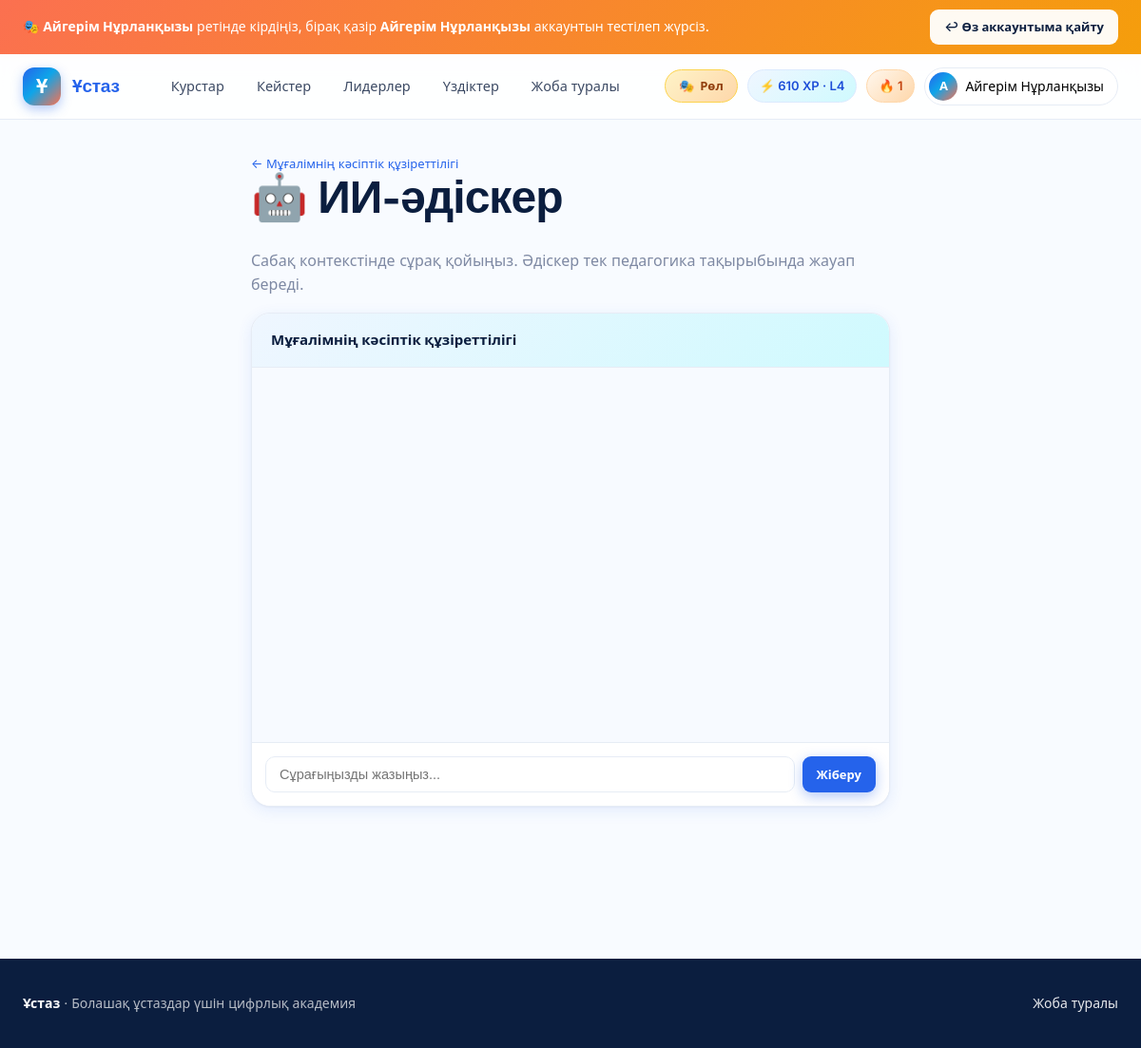
The page /ai/tutor/220/ (signed in) on the database its author committed.
### accounts/models.py (models this page shows, shortened)
class User(AbstractUser):
    class Role(models.TextChoices):
        STUDENT = "student", "Студент"
        METHODIST = "methodist", "Методист"
        ADMIN = "admin", "Әкімші"
    email = models.EmailField(blank=True)
    role = models.CharField(max_length=16, choices=Role.choices, default=Role.STUDENT)
    avatar = models.ImageField(upload_to="avatars/", blank=True, null=True)
    bio = models.TextField(blank=True)
    university = models.ForeignKey(
        University, on_delete=models.SET_NULL, null=True, blank=True, related_name="students"
    )
    region = models.ForeignKey(
        Region, on_delete=models.SET_NULL, null=True, blank=True, related_name="users"
    )
    specialty = models.ForeignKey(
        Specialty, on_delete=models.SET_NULL, null=True, blank=True, related_name="users"
    )
    year_of_study = models.PositiveSmallIntegerField(null=True, blank=True)
    locale = models.CharField(max_length=8, default="kk")
    is_profile_public = models.BooleanField(default=True)
    last_seen = models.DateTimeField(null=True, blank=True)
    REQUIRED_FIELDS = []
    @property
    def display_name(self):
        return self.get_full_name() or self.username

### gamification/models.py (models this page shows, shortened)
class Profile(models.Model):
    user = models.OneToOneField(
        settings.AUTH_USER_MODEL, on_delete=models.CASCADE, related_name="gprofile"
    )
    xp = models.PositiveIntegerField(default=0)
    level = models.PositiveSmallIntegerField(default=1)
    weekly_xp = models.PositiveIntegerField(default=0)
    monthly_xp = models.PositiveIntegerField(default=0)
    last_week_reset = models.DateField(null=True, blank=True)
    last_month_reset = models.DateField(null=True, blank=True)

class Streak(models.Model):
    user = models.OneToOneField(
        settings.AUTH_USER_MODEL, on_delete=models.CASCADE, related_name="streak"
    )
    current = models.PositiveIntegerField(default=0)
    longest = models.PositiveIntegerField(default=0)
    last_activity_date = models.DateField(null=True, blank=True)
    freezes_available = models.PositiveSmallIntegerField(default=2)
    freezes_used_month = models.PositiveSmallIntegerField(default=0)
    month_marker = models.DateField(null=True, blank=True)

### courses/models.py (models this page shows, shortened)
class Lesson(models.Model):
    module = models.ForeignKey(Module, on_delete=models.CASCADE, related_name="lessons")
    title = models.CharField(max_length=255)
    slug = models.SlugField(max_length=255)
    order = models.PositiveSmallIntegerField(default=0)
    summary = models.CharField(max_length=400, blank=True)
    content = models.JSONField(default=list, blank=True)
    video = models.FileField(upload_to="lessons/videos/", blank=True, null=True)
    video_url = models.URLField(blank=True, help_text="Сыртқы видео сілтемесі (YouTube және т.б.)")
    duration_minutes = models.PositiveSmallIntegerField(default=10)
    is_free_preview = models.BooleanField(default=False)
    created_at = models.DateTimeField(auto_now_add=True)
    updated_at = models.DateTimeField(auto_now=True)
    class Meta:
        ordering = ["order", "id"]
        unique_together = [("module", "slug")]
    def get_absolute_url(self):
        return reverse(
            "courses:lesson",
            args=[self.module.course.slug, self.module.id, self.slug],
        )

### aitutor/views.py (the view)
# urls.py: path("tutor/<int:lesson_id>/", views.tutor_panel, name="tutor"),
@login_required
def tutor_panel(request, lesson_id):
    lesson = get_object_or_404(Lesson, pk=lesson_id)
    history = TutorMessage.objects.filter(
        user=request.user, lesson=lesson
    ).order_by("created_at")[:50]
    return render(
        request,
        "aitutor/panel.html",
        {"lesson": lesson, "history": history},
    )

### templates/aitutor/panel.html (shortened to what this page needs)
{% extends "base.html" %}
{% block content %}
<div class="container" style="max-width: 720px;">
  <div class="small muted"><a href="{{ lesson.get_absolute_url }}">← {{ lesson.title }}</a></div>
  <h1>🤖 ИИ-әдіскер</h1>
  <p class="muted">Сабақ контекстінде сұрақ қойыңыз. Әдіскер тек педагогика тақырыбында жауап береді.</p>
  <div class="tutor-panel" x-data="tutor({{ lesson.id }})">
    <div class="tutor-header">
      <strong>{{ lesson.title }}</strong>
    </div>
    <div class="tutor-feed" x-ref="feed">
    </div>
    <form class="tutor-input" @submit.prevent="send()">
      <input x-model="draft" :disabled="busy" placeholder="Сұрағыңызды жазыңыз..." required>
      <button class="btn btn-primary btn-sm" :disabled="busy || !draft.trim()">
        <span x-show="!busy">Жіберу</span>
      </button>
    </form>
  </div>
</div>
{% endblock %}

### templates/base.html (shortened to what this page needs)
{% load static humanize %}<!DOCTYPE html>
<html lang="kk">
<head>
<link rel="stylesheet" href="{% static 'css/app.css' %}">
</head>
<body class="bg-cream">
{% if IMPERSONATING %}
<div class="impersonate-bar">
  <div class="container impersonate-inner">
    <span>
      🎭 <strong>{{ IMPERSONATOR.display_name }}</strong> ретінде кірдіңіз,
      бірақ қазір <strong>{{ user.display_name }}</strong> аккаунтын тестілеп жүрсіз.
    </span>
    <a class="btn btn-sm btn-ghost" href="{% url 'accounts:exit_become' %}">↩ Өз аккаунтыма қайту</a>
  </div>
</div>
{% endif %}
<header class="topbar" x-data="{mobileOpen: false}">
  <div class="container topbar-inner">
    <a href="{% url 'core:landing' %}" class="brand">
      <span class="brand-mark">Ұ</span>
      <span class="brand-name">{{ PLATFORM_NAME }}</span>
    </a>
    <nav class="nav" :class="{'is-open': mobileOpen}" @click="mobileOpen = false">
      <a href="{% url 'courses:catalog' %}">Курстар</a>
      <a href="{% url 'assessments:cases' %}">Кейстер</a>
      <a href="{% url 'gamification:leaderboard' %}">Лидерлер</a>
      <a href="{% url 'social:best_solutions' %}">Үздіктер</a>
      <a href="{% url 'core:about' %}">Жоба туралы</a>
    </nav>
    <div class="nav-right">
      {% if ROLE_SWITCHER_USERS %}
        <div class="usermenu" x-data="{open:false}">
          <button class="role-switcher-btn" @click="open=!open" title="Тестілеу үшін рөл ауыстыру">
            🎭 <span class="role-switcher-label">Рөл</span>
          </button>
        </div>
      {% endif %}
      {% if user.is_authenticated %}
        {% if user.gprofile %}<span class="xp-pill">⚡ {{ user.gprofile.xp|intcomma }} XP · L{{ user.gprofile.level }}</span>{% endif %}
        {% if user.streak %}<span class="streak-pill">🔥 {{ user.streak.current }}</span>{% endif %}
        <div class="usermenu" x-data="{open:false}">
          <button class="usermenu-btn" @click="open=!open">
            {% if user.avatar %}<img src="{{ user.avatar.url }}" alt="">{% else %}<span class="avatar-fallback">{{ user.display_name|slice:":1"|upper }}</span>{% endif %}
            <span>{{ user.display_name }}</span>
          </button>
        </div>
      {% else %}
        <a class="btn btn-ghost" href="{% url 'accounts:login' %}">Кіру</a>
        <a class="btn btn-primary" href="{% url 'accounts:signup' %}">Тіркелу</a>
      {% endif %}
    </div>
  </div>
</header>
<main class="main">
  {% block content %}{% endblock %}
</main>
<footer class="footer">
  <div class="container footer-inner">
    <div>
      <strong>{{ PLATFORM_NAME }}</strong> · {{ PLATFORM_TAGLINE }}
    </div>
    <div>
      <a href="{% url 'core:about' %}">Жоба туралы</a>
    </div>
  </div>
</footer>
</body>
</html>

### rows shown on the page
User: display_name "Айгерім Нұрланқызы", gprofile.xp "610", gprofile.level "4", streak.current "1", display_name "А"
Lesson: title "Мұғалімнің кәсіптік құзіреттілігі"

### other values the page prints
{{ PLATFORM_NAME }} "Ұстаз"
{{ PLATFORM_TAGLINE }} "Болашақ ұстаздар үшін цифрлық академия"
